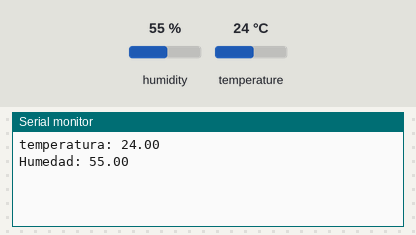
Recording of a sketch running on a simulated Arduino Uno, built with avr-gcc and run on an emulated ATmega328P. Shown: the last lines printed to the serial monitor. Inputs (shaded band) come from the test bench; at power-on: humidity 55 %, temperature 24 °C.

Above: at 6.2 s.
6.3 s: humidity set to 22 %
At 9.4 s:
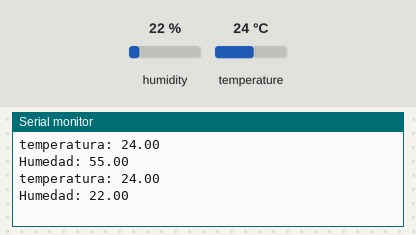
10.2 s: temperature set to 12 °C
At 12.6 s:
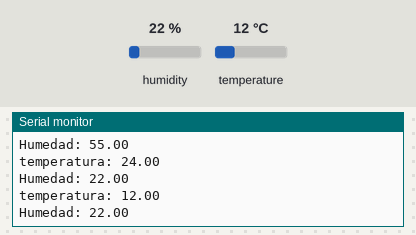
14.1 s: humidity set to 40 %
At 15.9 s:
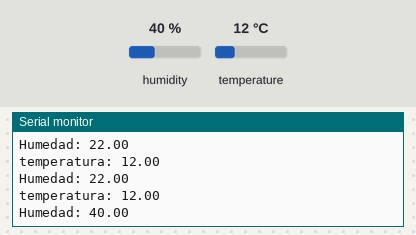
Timing chart, 0 to 17.4 s (numbered marks = the images above; inputs shaded):
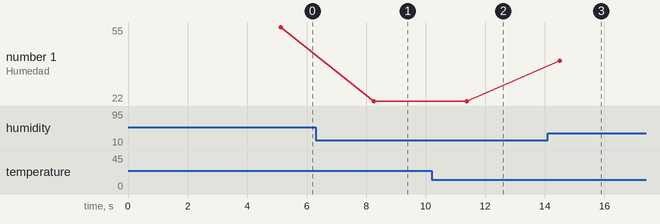

The sketch:

25_.ino
```cpp
#include <DHT.h>
#define DHTPIN 12
#define DHTTYPE DHT11

DHT dht(DHTPIN, DHTTYPE);
float temp = 0.0;
float hum = 0.0;


void setup() {

  Serial.begin(115200);
  dht.begin();
  delay(5000);

//  pinMode(13, INPUT);
  pinMode(12, OUTPUT);
}

void loop() {

  temp = dht.readTemperature();
  hum = dht.readHumidity();
  digitalWrite(12,HIGH);
  delay(100);
  digitalWrite(12, LOW);

  Serial.print("temperatura: ");
  Serial.println(temp);

  Serial.println("Humedad: " + String(hum));
  delay(3000);

}
```

Measured:
- after the input at 6.3 s, the serial monitor: prints a new line after 1.9 s (image 1)
- after the input at 10.2 s, the serial monitor: prints a new line after 1.2 s (image 2)
- after the input at 14.1 s, the serial monitor: prints a new line after 0.40 s (image 3)
- plotted number 1: 55 → 22 after the input at 6.3 s, 22 → 40 after the input at 14.1 s
